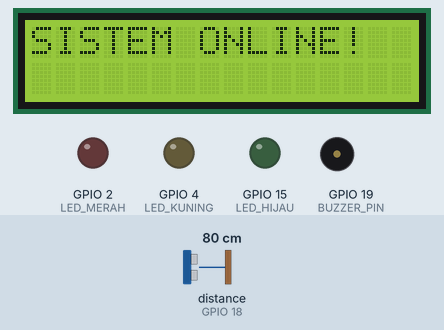
Simulated run of this sketch. Board: ESP32. Parts: 16×2 character LCD, output pins drawn as LEDs (lit = HIGH), buzzer (waves = sounding). Wiring (inferred from the names in the program): ultrasonic range finder: trigger GPIO 5; echo GPIO 18. The inputs (shaded band) are chosen by the test bench; at power-on: distance to the obstacle (sensor on GPIO 18) 80 cm. The echo pulse lasts 58.3 µs per cm; WiFi joins after 1.5 s; servers stay silent unless stated; pins used as bus, display or sensor lines are not drawn; what the sketch prints to the serial monitor is not drawn.

Above: at 2.0 s.
At 4.5 s:
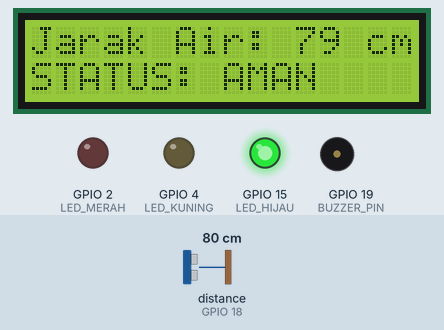
4.6 s: distance to the obstacle (sensor on GPIO 18) set to 2 cm
At 6.1 s:
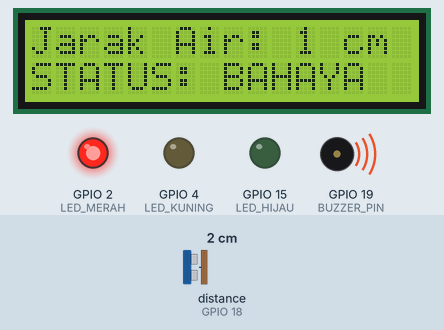
6.4 s: distance to the obstacle (sensor on GPIO 18) set to 35 cm
At 7.8 s:
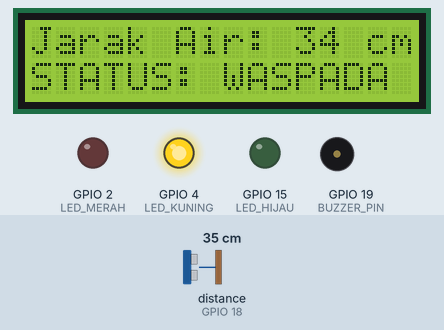
8.4 s: distance to the obstacle (sensor on GPIO 18) set to 120 cm
At 9.5 s:
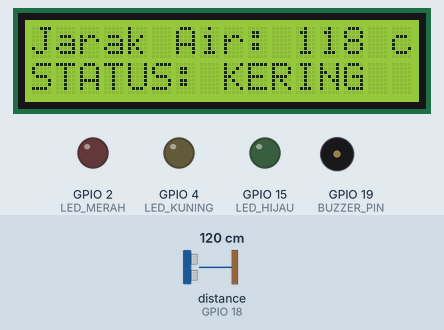
Timing chart, 0 to 11.4 s (numbered marks = the images above; inputs shaded):
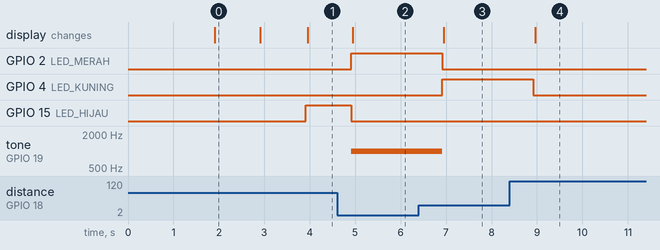

The sketch:

tem_Monitoring_Banjir___Early_Warning__Sustainable_Cities__F.ino
```cpp
#define BLYNK_TEMPLATE_ID "TMPL6AXl7qyEL"
#define BLYNK_TEMPLATE_NAME "Sistem Monitoring Banjir and Early Warning"
#define BLYNK_AUTH_TOKEN "9eLh7kpV_gTYgCymSjomJF4XzXsX_CiZ"

#define BLYNK_PRINT Serial

#include <WiFi.h>
#include <WiFiClient.h>
#include <BlynkSimpleEsp32.h>
#include <LiquidCrystal_I2C.h>

// Kredensial WiFi Wokwi
char ssid[] = "Wokwi-GUEST";
char pass[] = "";

// --- KONFIGURASI PIN ---
#define TRIG_PIN    5
#define ECHO_PIN    18
#define LED_MERAH   2
#define LED_KUNING  4
#define LED_HIJAU   15
#define BUZZER_PIN  19

LiquidCrystal_I2C lcd(0x27, 16, 2);
BlynkTimer timer;

// Variabel
float tinggi_air = 0;
bool notifikasiTerkirim = false; // Flag untuk fitur notifikasi agar tidak spam

void setup() {
  Serial.begin(115200);

  // Setup Pin
  pinMode(TRIG_PIN, OUTPUT);
  pinMode(ECHO_PIN, INPUT);
  pinMode(LED_MERAH, OUTPUT);
  pinMode(LED_KUNING, OUTPUT);
  pinMode(LED_HIJAU, OUTPUT);
  pinMode(BUZZER_PIN, OUTPUT);

  // Setup LCD
  lcd.init();
  lcd.backlight();
  lcd.setCursor(0, 0);
  lcd.print("Koneksi ke...");
  lcd.setCursor(0, 1);
  lcd.print("Blynk IoT...");

  // Koneksi ke Blynk
  Blynk.begin(BLYNK_AUTH_TOKEN, ssid, pass);

  lcd.clear();
  lcd.print("SISTEM ONLINE!");
  delay(1000);
  lcd.clear();

  // Interval pengiriman data ke Blynk (1 detik sekali)
  timer.setInterval(1000L, sendSensor);
}

void loop() {
  Blynk.run();
  timer.run();
}

void sendSensor() {
  // 1. Baca Sensor Ultrasonik
  digitalWrite(TRIG_PIN, LOW);
  delayMicroseconds(2);
  digitalWrite(TRIG_PIN, HIGH);
  delayMicroseconds(10);
  digitalWrite(TRIG_PIN, LOW);

  long duration = pulseIn(ECHO_PIN, HIGH);

  // Logika: Nilai slider Wokwi = Tinggi Air
  tinggi_air = duration * 0.034 / 2;

  // 2. Kirim Data Angka ke Blynk (V0)
  Blynk.virtualWrite(V0, tinggi_air);

  // 3. Debugging
  Serial.print("Tinggi Air: ");
  Serial.print(tinggi_air);
  Serial.println(" cm");

  // --- LOGIKA INDIKATOR BLYNK (V1) ---

  // KONDISI AMAN (70 - 100 cm)
  if (tinggi_air >= 70 && tinggi_air <= 100) {
    // Hardware Lokal
    digitalWrite(LED_HIJAU, HIGH);
    digitalWrite(LED_KUNING, LOW);
    digitalWrite(LED_MERAH, LOW);
    noTone(BUZZER_PIN);
    tampilLCD(tinggi_air, "STATUS: AMAN");

    Blynk.virtualWrite(V1, "AMAN");
    Blynk.setProperty(V1, "color", "#00FF00");

    notifikasiTerkirim = false;
  }

  // KONDISI WASPADA (30 - 69 cm)
  else if (tinggi_air >= 30 && tinggi_air <= 69) {
    // Hardware Lokal
    digitalWrite(LED_HIJAU, LOW);
    digitalWrite(LED_KUNING, HIGH);
    digitalWrite(LED_MERAH, LOW);
    noTone(BUZZER_PIN);
    tampilLCD(tinggi_air, "STATUS: WASPADA");

    Blynk.virtualWrite(V1, "WASPADA");
    Blynk.setProperty(V1, "color", "#FFFF00");

    notifikasiTerkirim = false;
  }

  // KONDISI BAHAYA (1 - 29 cm)
  else if (tinggi_air >= 1 && tinggi_air <= 29) {
    // Hardware Lokal
    digitalWrite(LED_HIJAU, LOW);
    digitalWrite(LED_KUNING, LOW);
    digitalWrite(LED_MERAH, HIGH);
    tone(BUZZER_PIN, 1000);
    tampilLCD(tinggi_air, "STATUS: BAHAYA");

    Blynk.virtualWrite(V1, "BAHAYA!!");
    Blynk.setProperty(V1, "color", "#FF0000");

    if (notifikasiTerkirim == false) {
      Blynk.logEvent("banjir_alert", "PERINGATAN! Air Siaga 1 (Bahaya).");
      notifikasiTerkirim = true;
    }
  }

  // KERING / OFF ->
  else {
    digitalWrite(LED_HIJAU, LOW);
    digitalWrite(LED_KUNING, LOW);
    digitalWrite(LED_MERAH, LOW);
    noTone(BUZZER_PIN);
    tampilLCD(tinggi_air, "STATUS: KERING");

    Blynk.virtualWrite(V1, "KERING");
    Blynk.setProperty(V1, "color", "#FFFFFF");
    notifikasiTerkirim = false;
  }
}

void tampilLCD(float t_air, String status) {
  lcd.setCursor(0, 0);
  lcd.print("Jarak Air: ");
  lcd.print((int)t_air);
  lcd.print(" cm      ");
  lcd.setCursor(0, 1);
  lcd.print(status);
  lcd.print("    ");
}
```

Measured:
- after the input at 4.6 s, GPIO 2 (LED_MERAH): LOW → HIGH after 0.31 s; GPIO 15 (LED_HIJAU): HIGH → LOW after 0.31 s; tone on GPIO 19 (BUZZER_PIN): silent → 1000 Hz after 0.31 s; the display: changes after 0.35 s (image 2)
- after the input at 6.4 s, GPIO 2 (LED_MERAH): HIGH → LOW after 0.51 s; GPIO 4 (LED_KUNING): LOW → HIGH after 0.51 s; tone on GPIO 19 (BUZZER_PIN): 1000 Hz → silent after 0.51 s; the display: changes after 0.55 s (image 3)
- after the input at 8.4 s, GPIO 4 (LED_KUNING): HIGH → LOW after 0.52 s; the display: changes after 0.56 s (image 4)
- what the display in image 0 shows lasts 1.0 s, from 1.9 s to 2.9 s
